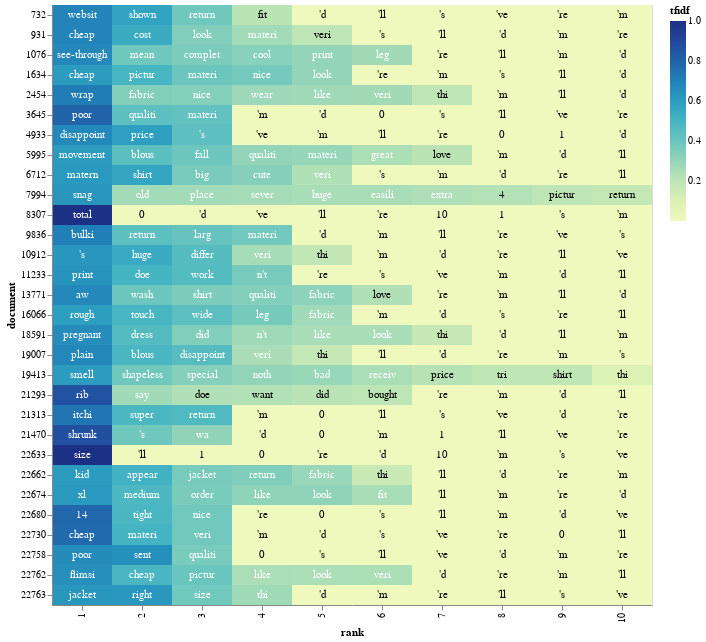

Notebook code cell kept with this figure:
### Markdown cell above
Computed TF-IDF, I select the worst and the best reviews and, for the first 30 reviews, I show their words, and their TF-IDF

### Code cell
df1 = df_idf.loc[df.Cons_rating==1]
df1=df1.loc[df1.max(axis=1)>=0.6]
df11=df1.iloc[0:30,:]

tfidf_df1 = df11.stack().reset_index()
tfidf_df1 = tfidf_df1.rename(columns={0:'tfidf', 'level_0': 'document','level_1': 'term', 'level_2': 'term'})
top_tfidf1 = tfidf_df1.sort_values(by=['document','tfidf'], ascending=[True,False]).groupby(['document']).head(10)

# adding a little randomness to break ties in term ranking
top_tfidf_plusRand = top_tfidf1.copy()
top_tfidf_plusRand['tfidf'] = top_tfidf_plusRand['tfidf'] + np.random.rand(top_tfidf1.shape[0])*0.000001

# base for all visualizations, with rank calculation
base = alt.Chart(top_tfidf_plusRand).encode(
    x = 'rank:O',
    y = 'document:N'
).transform_window(
    rank = "rank()",
    sort = [alt.SortField("tfidf", order="descending")],
    groupby = ["document"],
)

# heatmap specification
heatmap = base.mark_rect().encode(
    color = 'tfidf:Q'
)


# text labels, white for darker heatmap colors
text = base.mark_text(baseline='middle').encode(
    text = 'term:N',
    color = alt.condition(alt.datum.tfidf >= 0.23, alt.value('white'), alt.value('black'))
)

# display the three superimposed visualizations
(heatmap + text).properties(width = 600)

### Figure 1 — Vega-Lite specification as saved in the notebook (floating-point values rounded to 4 significant figures; data arrays with more than 128 entries replaced by an {"elided": "..."} marker saying what was removed)
{"config": {"view": {"continuousWidth": 300, "continuousHeight": 300}}, "layer": [{"mark": {"type": "rect"}, "encoding": {"color": {"field": "tfidf", "type": "quantitative"}, "x": {"field": "rank", "type": "ordinal"}, "y": {"field": "document", "type": "nominal"}}, "transform": [{"window": [{"op": "rank", "field": "", "as": "rank"}], "groupby": ["document"], "sort": [{"field": "tfidf", "order": "descending"}]}]}, {"mark": {"type": "text", "baseline": "middle"}, "encoding": {"color": {"condition": {"test": "(datum.tfidf >= 0.23)", "value": "white"}, "value": "black"}, "text": {"field": "term", "type": "nominal"}, "x": {"field": "rank", "type": "ordinal"}, "y": {"field": "document", "type": "nominal"}}, "transform": [{"window": [{"op": "rank", "field": "", "as": "rank"}], "groupby": ["document"], "sort": [{"field": "tfidf", "order": "descending"}]}]}], "data": {"name": "data-8a1b076ab03186a6b7882f2a8d36665f"}, "width": 600, "$schema": "https://vega.github.io/schema/vega-lite/v5.14.1.json", "datasets": {"data-8a1b076ab03186a6b7882f2a8d36665f": {"elided": "300 records"}}}
